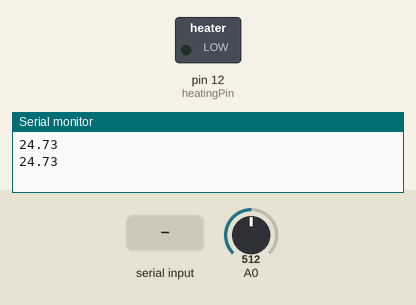
This sketch was run on a simulated Arduino Uno, built with avr-gcc and run on an emulated ATmega328P. On the bench: switched loads named in the sketch (green lamp = pin HIGH), the last lines printed to the serial monitor. Inputs (shaded band) come from the test bench; at power-on: A0 = 512.

Above: at 1.2 s.
1.3 s: "1" received over Serial
At 3.2 s:
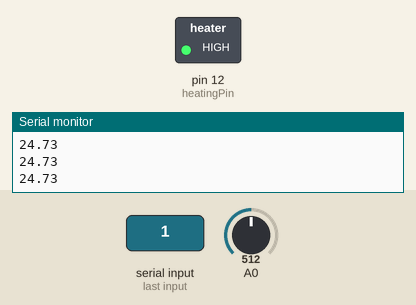
3.5 s: "0" received over Serial
At 5.0 s:
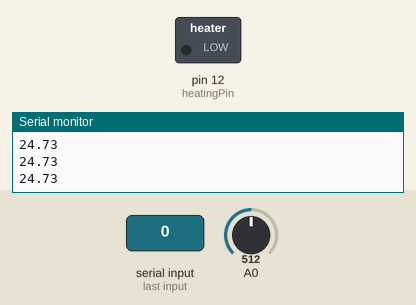
Timing chart, 0 to 6.5 s (numbered marks = the images above; inputs shaded):
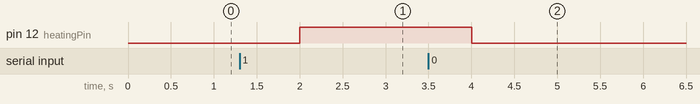

The sketch:

temperature_control_firmware.ino
```cpp
#include <math.h>


int heatingPin = 12;
boolean heatingState = LOW;
float R1 = 10000;
float logR2, R2, T;
float c1 = 1.009249522e-03, c2 = 2.378405444e-04, c3 = 2.019202697e-07;

void getTemp() {
  float Vo = analogRead(A0);
  R2 = R1 * (1023.0 / Vo - 1.0);
  logR2 = log(R2);
  T = (1.0 / (c1 + c2*logR2 + c3*logR2*logR2*logR2));
  T = T - 273.15;
  Serial.println(T);
}

void controlHeating(char heatingSwitch) {
  if (heatingSwitch == '1') {
    heatingState = HIGH;
  } else if (heatingSwitch == '0') {
    heatingState = LOW;
  }
  digitalWrite(heatingPin, heatingState);
}

void setup() {
  pinMode(heatingPin, OUTPUT);
  Serial.begin(9600);
}

void loop() {
  getTemp();

  if (Serial.available() > 0) {
    char input = Serial.read();
    controlHeating(input);
  }

  delay(1000);
}
```

Measured:
- after the input at 1.3 s, pin 12 (heatingPin): LOW → HIGH after 0.70 s
- after the input at 3.5 s, pin 12 (heatingPin): HIGH → LOW after 0.50 s
